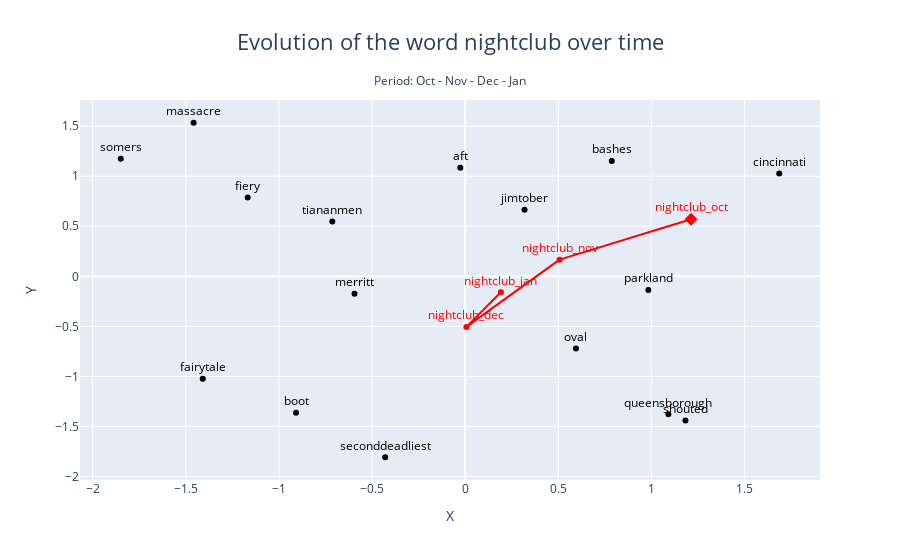

The code cell stored with this chart in its notebook:
### Markdown cell above
### Temporarily changing embeddings

### Code cell
plot_temporal_changing_embedding(target_word_colorado_springs, selected_models_monthly_colorado_springs,
                                 top_n=4, title=title_colorado_springs, subtitle=subtitle_colorado_springs, use_tsne=True)

### Figure 1 — Plotly figure (JSON) as saved in the notebook; plotly's stock layout.template omitted (floating-point values rounded to 4 significant figures)
{"data": [{"marker": {"color": "black"}, "mode": "markers+text", "text": ["bashes"], "textfont": {"color": "black"}, "textposition": "top center", "x": [0.7866], "y": [1.152], "type": "scatter"}, {"marker": {"color": "black"}, "mode": "markers+text", "text": ["fairytale"], "textfont": {"color": "black"}, "textposition": "top center", "x": [-1.409], "y": [-1.023], "type": "scatter"}, {"marker": {"color": "black"}, "mode": "markers+text", "text": ["jimtober"], "textfont": {"color": "black"}, "textposition": "top center", "x": [0.3181], "y": [0.6642], "type": "scatter"}, {"marker": {"color": "black"}, "mode": "markers+text", "text": ["boot"], "textfont": {"color": "black"}, "textposition": "top center", "x": [-0.9082], "y": [-1.364], "type": "scatter"}, {"marker": {"color": "red"}, "mode": "markers+text", "text": ["nightclub_oct"], "textfont": {"color": "red"}, "textposition": "top center", "x": [1.212], "y": [0.5702], "type": "scatter"}, {"marker": {"color": "black"}, "mode": "markers+text", "text": ["seconddeadliest"], "textfont": {"color": "black"}, "textposition": "top center", "x": [-0.4298], "y": [-1.807], "type": "scatter"}, {"marker": {"color": "black"}, "mode": "markers+text", "text": ["merritt"], "textfont": {"color": "black"}, "textposition": "top center", "x": [-0.5944], "y": [-0.1746], "type": "scatter"}, {"marker": {"color": "black"}, "mode": "markers+text", "text": ["fiery"], "textfont": {"color": "black"}, "textposition": "top center", "x": [-1.168], "y": [0.7884], "type": "scatter"}, {"marker": {"color": "black"}, "mode": "markers+text", "text": ["cincinnati"], "textfont": {"color": "black"}, "textposition": "top center", "x": [1.686], "y": [1.027], "type": "scatter"}, {"marker": {"color": "red"}, "mode": "markers+text", "text": ["nightclub_nov"], "textfont": {"color": "red"}, "textposition": "top center", "x": [0.5064], "y": [0.1667], "type": "scatter"}, {"marker": {"color": "black"}, "mode": "markers+text", "text": ["tiananmen"], "textfont": {"color": "black"}, "textposition": "top center", "x": [-0.7135], "y": [0.548], "type": "scatter"}, {"marker": {"color": "black"}, "mode": "markers+text", "text": ["massacre"], "textfont": {"color": "black"}, "textposition": "top center", "x": [-1.458], "y": [1.534], "type": "scatter"}, {"marker": {"color": "black"}, "mode": "markers+text", "text": ["parkland"], "textfont": {"color": "black"}, "textposition": "top center", "x": [0.9832], "y": [-0.137], "type": "scatter"}, {"marker": {"color": "black"}, "mode": "markers+text", "text": ["shouted"], "textfont": {"color": "black"}, "textposition": "top center", "x": [1.182], "y": [-1.44], "type": "scatter"}, {"marker": {"color": "red"}, "mode": "markers+text", "text": ["nightclub_dec"], "textfont": {"color": "red"}, "textposition": "top center", "x": [0.006257], "y": [-0.5052], "type": "scatter"}, {"marker": {"color": "black"}, "mode": "markers+text", "text": ["oval"], "textfont": {"color": "black"}, "textposition": "top center", "x": [0.5943], "y": [-0.7201], "type": "scatter"}, {"marker": {"color": "black"}, "mode": "markers+text", "text": ["aft"], "textfont": {"color": "black"}, "textposition": "top center", "x": [-0.0266], "y": [1.084], "type": "scatter"}, {"marker": {"color": "black"}, "mode": "markers+text", "text": ["somers"], "textfont": {"color": "black"}, "textposition": "top center", "x": [-1.849], "y": [1.175], "type": "scatter"}, {"marker": {"color": "black"}, "mode": "markers+text", "text": ["queensborough"], "textfont": {"color": "black"}, "textposition": "top center", "x": [1.091], "y": [-1.379], "type": "scatter"}, {"marker": {"color": "red"}, "mode": "markers+text", "text": ["nightclub_jan"], "textfont": {"color": "red"}, "textposition": "top center", "x": [0.1912], "y": [-0.1595], "type": "scatter"}, {"marker": {"color": "red", "size": 10, "symbol": "diamond"}, "mode": "markers", "x": [1.212], "y": [0.5702], "type": "scatter"}, {"line": {"color": "red"}, "mode": "lines", "x": [1.212, 0.5064], "y": [0.5702, 0.1667], "type": "scatter"}, {"line": {"color": "red"}, "mode": "lines", "x": [0.5064, 0.006257], "y": [0.1667, -0.5052], "type": "scatter"}, {"line": {"color": "red"}, "mode": "lines", "x": [0.006257, 0.1912], "y": [-0.5052, -0.1595], "type": "scatter"}], "layout": {"annotations": [{"showarrow": false, "text": "Period: Oct - Nov - Dec - Jan", "x": 0.5, "xref": "paper", "y": 1.08, "yref": "paper"}], "showlegend": false, "title": {"font": {"size": 22}, "text": "Evolution of the word nightclub over time", "x": 0.5}, "xaxis": {"title": {"text": "X"}}, "yaxis": {"title": {"text": "Y"}}}}
